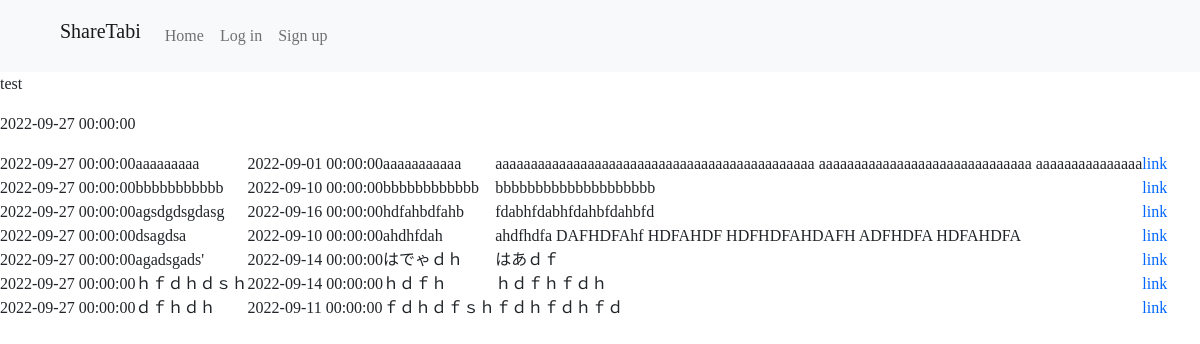
Page /users/1 on the committed database.
### app.py (models this page shows)
class User(UserMixin, db.Model):
    id = db.Column(db.Integer, primary_key=True)
    name = db.Column(db.String(15), nullable=False, unique=True)
    password = db.Column(db.String(100), nullable=False)
    email = db.Column(db.String(25), nullable=False, unique=True)
    icon = db.Column(db.Integer, nullable=False)
    created_at = db.Column(db.DateTime, nullable=False, default=datetime.date.today())
    travels = db.relationship('Travel', backref='user', lazy=True)
    comments = db.relationship('Comment', backref='user', lazy=True)
    favorites = db.relationship('Favorite', backref='user', lazy=True)

class Travel(db.Model):
    id = db.Column(db.Integer, primary_key=True)
    title = db.Column(db.String(50), nullable=False)
    date = db.Column(db.DateTime, nullable=False, default=datetime.date.today())
    location = db.Column(db.String(50), nullable=True)
    report = db.Column(db.String(500), nullable=False)
    created_at = db.Column(db.DateTime, nullable=False, default=datetime.date.today())
    user_id = db.Column(db.Integer, db.ForeignKey('user.id'), nullable=False)
    comments = db.relationship('Comment', backref='travel', lazy=True)
    favorites = db.relationship('Favorite', backref='travel', lazy=True)

### app.py (the view)
@login_required
@app.route("/users/<int:user_id>", methods=["GET"])
def user_show(user_id):
    user = User.query.get(user_id)
    travels = Travel.query.filter(Travel.user_id == user.id)
    return render_template("show_user.html", user=user, travels=travels)

### templates/show_user.html (shortened to what this page needs)
{% extends "layout.html" %}
{% block main %}
    <p>{{ user.name }}</p>
    <p>{{ user.created_at}}</p>
    <table>
        <tbody>
            {% for travel in travels %}
            <tr>
                <td>{{ travel.created_at}}</td>
                <td>{{ travel.title }}</td>
                <td>{{ travel.date }}</td>
                <td>{{ travel.location }}</td>
                <td>{{ travel.report }}</td>
                <td><a href="/travels/{{ travel.id }}">link</a></td>
            </tr>
            {% endfor %}
        </tbody>
    </table>
{% endblock %}

### static/stylesheet/standard.css (style rules this page uses)
* { padding: 0; margin: 0; box-sizing: border-box; }
table { border-collapse:collapse;border-spacing:0; }
body { font-family: 'Caveat', cursive; font-weight: 300; -webkit-text-size-adjust:100%; overflow-x: hidden; }
a { color: #0066ff; text-decoration: none; }

### rows in the picture
User: name "test", created_at "2022-09-27 00:00:00"
Travel: created_at "2022-09-27 00:00:00", title "aaaaaaaaa", date "2022-09-01 00:00:00", location "aaaaaaaaaaa", report "aaaaaaaaaaaaaaaaaaaaaaaaaaaaaaaaaaaaaaaaaaaaa aaaaaaaaaaaaaaaaaaaaaaaaaaaaaa aaaaaaaaaaaaaaa"
Travel: created_at "2022-09-27 00:00:00", title "bbbbbbbbbbb", date "2022-09-10 00:00:00", location "bbbbbbbbbbbb", report "bbbbbbbbbbbbbbbbbbbb"
Travel: created_at "2022-09-27 00:00:00", title "agsdgdsgdasg", date "2022-09-16 00:00:00", location "hdfahbdfahb", report "fdabhfdabhfdahbfdahbfd"
Travel: created_at "2022-09-27 00:00:00", title "dsagdsa", date "2022-09-10 00:00:00", location "ahdhfdah", report "ahdfhdfa DAFHDFAhf HDFAHDF HDFHDFAHDAFH ADFHDFA HDFAHDFA"
Travel: created_at "2022-09-27 00:00:00", title "agadsgads'", date "2022-09-14 00:00:00", location "はでゃｄｈ", report "はあｄｆ"
Travel: created_at "2022-09-27 00:00:00", title "ｈｆｄｈｄｓｈ", date "2022-09-14 00:00:00", location "ｈｄｆｈ", report "ｈｄｆｈｆｄｈ"
Travel: created_at "2022-09-27 00:00:00", title "ｄｆｈｄｈ", date "2022-09-11 00:00:00", location "ｆｄｈｄｆｓｈ", report "ｆｄｈｆｄｈｆｄ"
